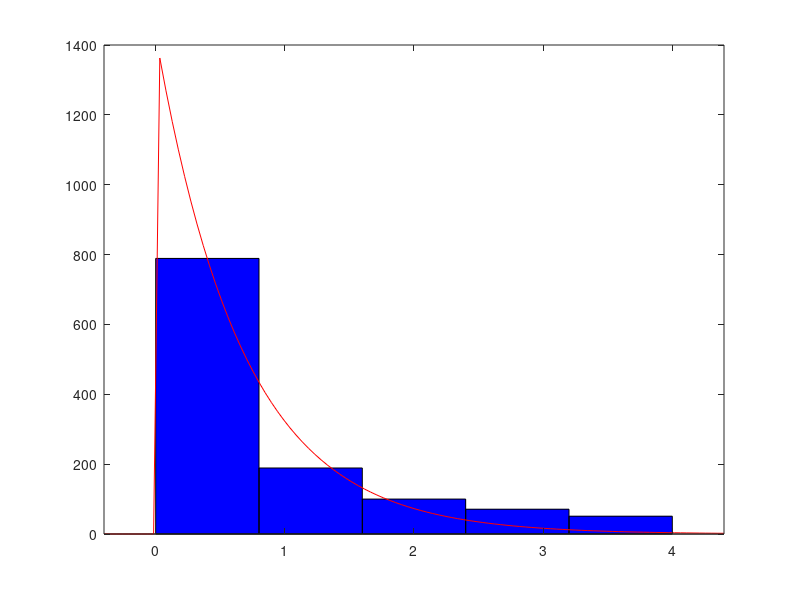

Write MATLAB code to recreate this figure. (Note: this script raises an error after producing the figure.)
% We'll use a chi^2 goodness of fit test to verify that the distribution of
% delays from the quote server indeed derives from an exponential
% distribution.
%
% REQUIRES: Statistics and Machine Learning Toolbox

times = importdata('times.csv', ',');

% Remove the network delay to isolate distribution of quoteserver delays
times = floor(times);

% Delays are 0, 1, ..., 4 so use five buckets
hexp = histfit(times, 5, 'exponential');
hexp(1).FaceColor = [.8 .8 1];

expdist = fitdist(times, 'exponential');
disp(sprintf('Using distribution with mu = %0.4f', expdist.mu));

% Check for goodness of fit.
% Want p > 0.05, `chi2stat` small
[~, p, stats] = chi2gof(times, 'CDF', expdist);
disp(sprintf('Found p = %e, chi2stat = %0.4f', p, stats.chi2stat));
